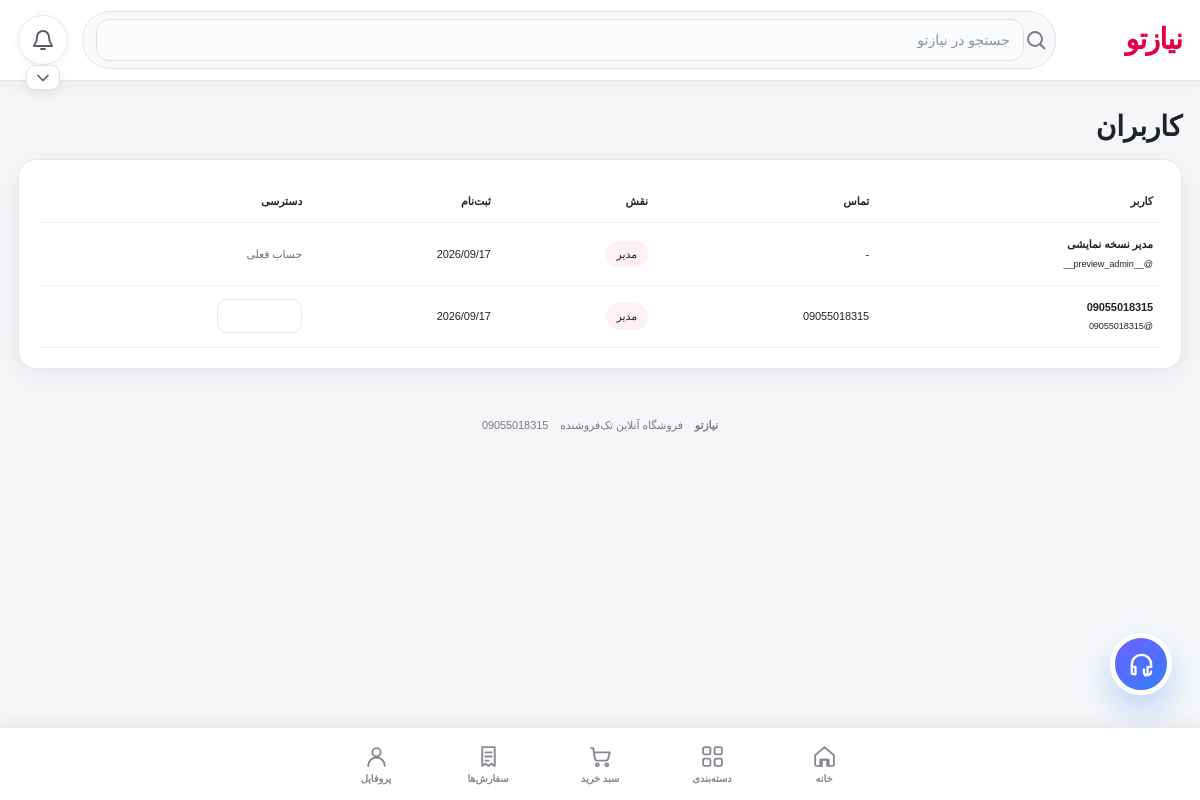
Screenshot of /admin/users with the database file from the repository.
### app/models.py (models this page shows)
class SiteSetting(db.Model):
    id=db.Column(db.Integer,primary_key=True)
    key=db.Column(db.String(160),unique=True,nullable=False)
    value=db.Column(db.Text,default="")

class User(db.Model):
    id=db.Column(db.Integer,primary_key=True)
    username=db.Column(db.String(80),unique=True,nullable=False)
    password_hash=db.Column(db.String(255),nullable=False)
    email=db.Column(db.String(160),default="")
    phone=db.Column(db.String(40),default="")
    full_name=db.Column(db.String(160),default="")
    role=db.Column(db.String(30),default="customer")
    is_admin=db.Column(db.Boolean,default=False)
    is_active=db.Column(db.Boolean,default=True)
    created_at=db.Column(db.DateTime,default=datetime.utcnow)

### app/routes.py (the view)
@main.route("/admin/users")
@admin_required
def admin_users(): return render_template("admin_users.html",users=User.query.order_by(User.id.desc()).all())

### app/__init__.py (called while the page is built)
def _setting(key,default=""):
    from .models import SiteSetting
    x=db.session.execute(db.select(SiteSetting).filter_by(key=key)).scalar_one_or_none()
    return x.value if x else default

### app/routes.py (called while the page is built, shortened)
def preview_enabled():
    return PREVIEW_MODE

def ensure_preview_user():
    if not preview_enabled():
        return None
    username="__preview_admin__"
    u=User.query.filter_by(username=username).first()
    if not u:
        u=User(username=username,password_hash=generate_password_hash(secrets.token_urlsafe(24)),phone="",full_name="مدیر نسخه نمایشی",is_admin=True,role="admin",is_active=True)
        db.session.add(u); db.session.commit()
    elif not u.is_admin or not u.is_active:
        u.is_admin=True; u.role="admin"; u.is_active=True; db.session.commit()
    session["user_id"]=u.id
    session["preview_mode"]=True
    return u

def csrf():
    if "_csrf" not in session: session["_csrf"]=secrets.token_urlsafe(32)
    return session["_csrf"]

@main.app_context_processor
def template_globals(): return {"csrf_token":csrf}

@main.before_request
def protect():
    if request.method=="POST" and request.form.get("_csrf")!=session.get("_csrf"): abort(400,"CSRF token invalid")
    if preview_enabled():
        ensure_preview_user()
        return None

def admin_required(f):
    @wraps(f)
    def w(*a,**k):
        if preview_enabled():
            u=ensure_preview_user()
            if u: return f(*a,**k)
        u=db.session.get(User,session.get("user_id"))
        if not u or not u.is_admin: abort(403)
        return f(*a,**k)
    return w

### app/templates/admin_users.html
{% extends "base.html" %}{% block content %}<h1>کاربران</h1><div class="admin-table card"><table><tr><th>کاربر</th><th>تماس</th><th>نقش</th><th>ثبت‌نام</th><th>دسترسی</th></tr>{% for u in users %}<tr><td><b>{{u.full_name or u.username}}</b><br><small>@{{u.username}}</small></td><td>{{u.phone or '-'}}</td><td><span class="badge {% if u.is_admin %}admin-badge{% endif %}">{{'مدیر' if u.is_admin else 'کاربر'}}</span></td><td>{{u.created_at.strftime('%Y/%m/%d')}}</td><td><div class="row-actions">{% if not u.is_admin %}<form method="post" action="{{url_for('main.admin_user_role',user_id=u.id)}}"><input type="hidden" name="_csrf" value="{{csrf_token()}}"><input type="hidden" name="action" value="admin"><button class="small">مدیر کردن</button></form>{% elif u.id==current_user.id %}<span class="muted">حساب فعلی</span>{% else %}<form method="post" action="{{url_for('main.admin_user_role',user_id=u.id)}}"><input type="hidden" name="_csrf" value="{{csrf_token()}}"><input type="hidden" name="action" value="customer"><button class="outline small">لغو مدیریت</button></form>{% endif %}</div></td></tr>{% endfor %}</table></div>{% endblock %}

### app/templates/base.html (shortened to what this page needs)
<!doctype html><html lang="fa" dir="rtl"><head><link rel="stylesheet" href="{{url_for('static',filename='style.css')}}"></head><body>
<header class="topbar"><div class="topbar-inner"><div class="top-main"><a class="brand" href="{{url_for('main.index')}}">{{site_name or 'نیازتو'}}</a><div class="search-row"><form class="search-box" action="{{url_for('main.shop')}}" method="get"><svg class="svg-icon search-svg"><use href="#i-search"/></svg><input name="q" placeholder="جستجو در {{site_name or 'نیازتو'}}" value="{{request.args.get('q','')}}"></form></div><div class="header-actions"><a class="bell-btn" href="{{url_for('main.notifications')}}" aria-label="اعلان‌ها"><svg class="svg-icon"><use href="#i-bell"/></svg></a><details class="track-menu track-below-bell"><summary aria-label="پیگیری مرسوله"><svg class="svg-icon"><use href="#i-chevron"/></svg></summary></details></div></div></div></header>
<main class="page-wrap">{% with msgs=get_flashed_messages() %}{% for m in msgs %}<div class="flash">{{m}}</div>{% endfor %}{% endwith %}{% block content %}{% endblock %}</main>
<a class="support-fab" href="{{url_for('main.support')}}" aria-label="پشتیبانی"><svg class="fab-headset"><use href="#i-headset"/></svg></a>
<nav class="bottom-nav"><div class="bottom-nav-inner"><a href="{{url_for('main.profile')}}" class="{% if request.endpoint=='main.profile' %}active{% endif %}"><svg class="nav-icon"><use href="#i-user"/></svg><small>پروفایل</small></a><a href="{{url_for('main.orders')}}" class="{% if request.endpoint=='main.orders' %}active{% endif %}"><svg class="nav-icon"><use href="#i-receipt"/></svg><small>سفارش‌ها</small></a><a href="{{url_for('main.cart')}}" class="{% if request.endpoint in ['main.cart','main.checkout'] %}active{% endif %}"><svg class="nav-icon"><use href="#i-cart"/></svg><small>سبد خرید</small></a><a href="{{url_for('main.shop')}}" class="{% if request.endpoint in ['main.shop','main.product'] %}active{% endif %}"><svg class="nav-icon"><use href="#i-grid"/></svg><small>دسته‌بندی</small></a><a href="{{url_for('main.index')}}" class="{% if request.endpoint=='main.index' %}active{% endif %}"><svg class="nav-icon"><use href="#i-home"/></svg><small>خانه</small></a></div></nav><footer><b>{{site_name or 'نیازتو'}}</b><span>فروشگاه آنلاین تک‌فروشنده</span><span>{{support_phone}}</span></footer>
</body></html>

### rows the page displays
SiteSetting: value "نیازتو", q "جستجو در نیازتو"
User: full_name "مدیر نسخه نمایشی", username "__preview_admin__", phone "-", is_admin "مدیر", created_at "2026/09/17", shows "حساب فعلی"
User: full_name+username "09055018315", username "09055018315", phone "09055018315", is_admin "مدیر", created_at "2026/09/17"
SiteSetting: value "09055018315"
